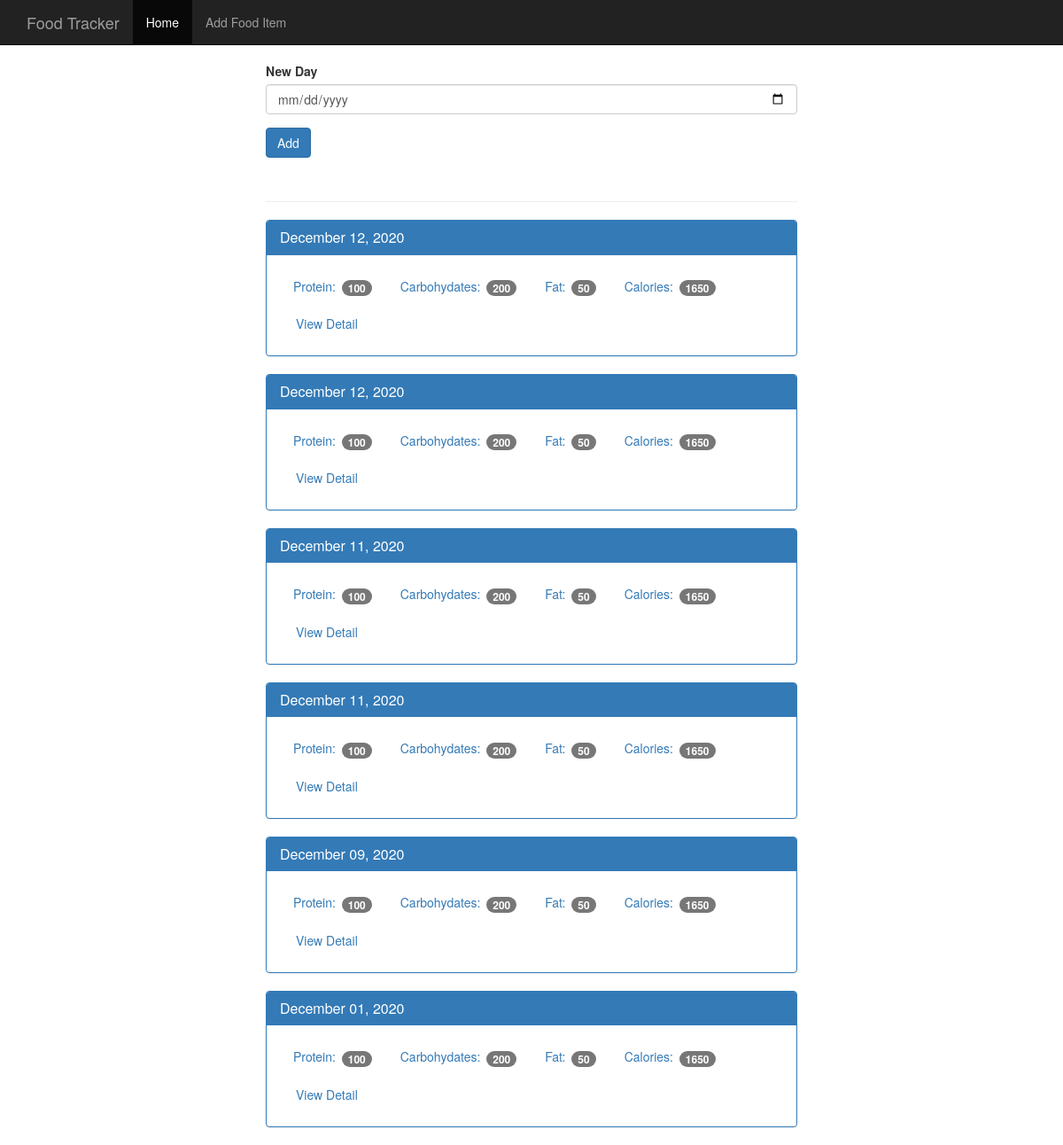
Before: / with the older database file.
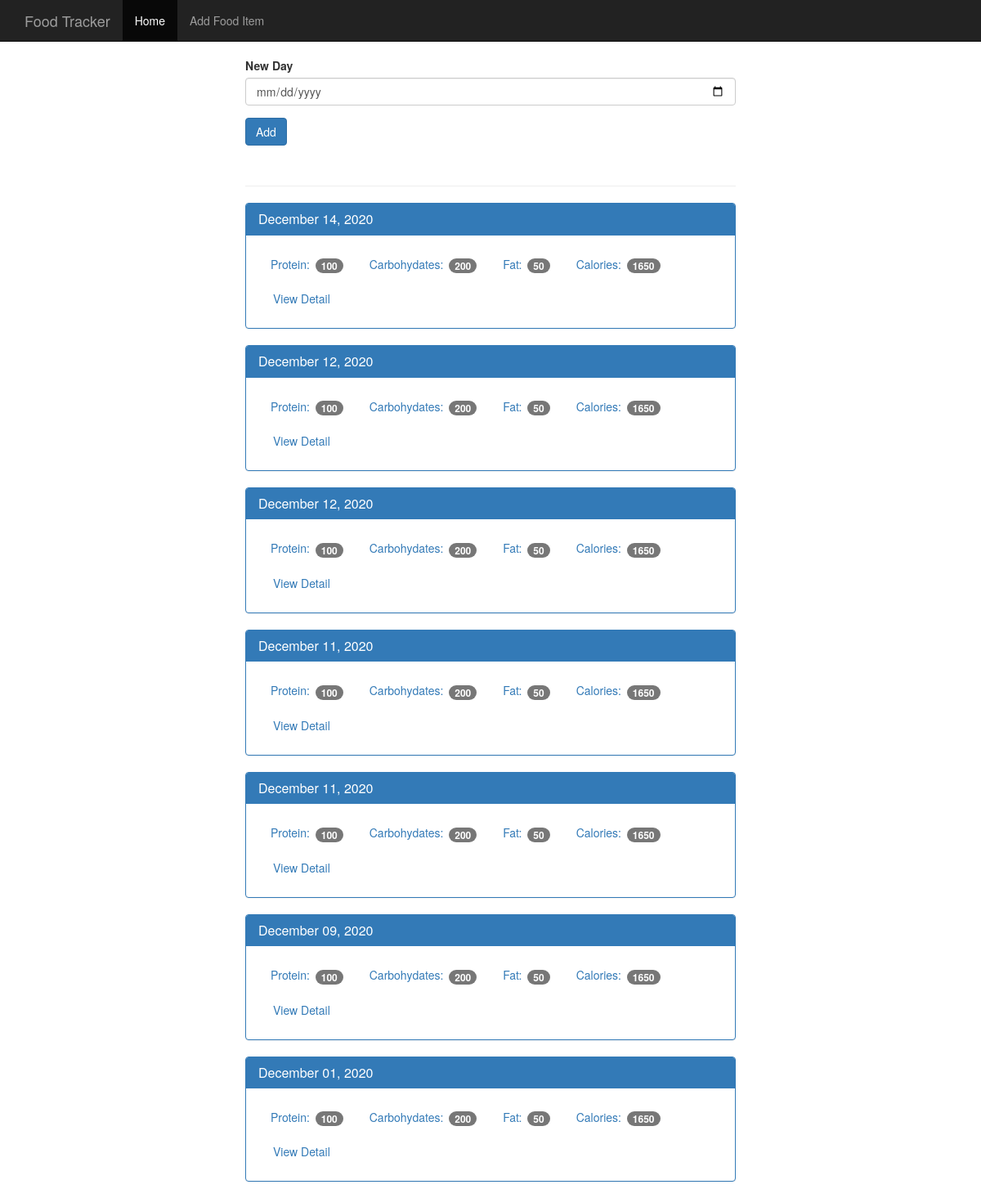
After: the same page with the newer database file.
### tables this page shows
CREATE TABLE log_date (
    id integer primary key autoincrement,
    entry_date date not null
);

### app.py (the view)
@app.route('/', methods=['POST','GET'])
def index():
    db = get_db()
    if request.method == 'POST':
        date = request.form['date'] #assuming the date is in YYYY-MM-DD format
        dt = datetime.strptime(date, '%Y-%m-%d')
        database_date = datetime.strftime(dt, '%Y%m%d')
        db.execute('insert into log_date (entry_date) values (?)', [database_date])
        db.commit()
    cur = db.execute('select entry_date from log_date order by entry_date desc')
    results = cur.fetchall()
    date_results = []
    for i in results:
        single_date = {}
        single_date['entry_date'] = i['entry_date']
        d = datetime.strptime(str(i['entry_date']),'%Y%m%d')
        single_date['pretty_date'] = datetime.strftime(d,'%B %d, %Y')
        date_results.append(single_date)
    return render_template('home.html', results = date_results)

### app.py (called while the page is built)
def connect_db():
    sql = sqlite3.connect('d:/pythondev/foodtrackerapp/food_log.db')
    sql.row_factory = sqlite3.Row
    return sql

def get_db():
    if not hasattr(g, 'sqlite_db'):
        g.sqlite_db = connect_db()
    return g.sqlite_db

### templates/home.html (shortened to what this page needs)
<!DOCTYPE html>
<html lang="en">
  <head>
    <link href="{{ url_for('static', filename='bootstrap.min.css') }}" rel="stylesheet">
    <link href="{{ url_for('static', filename='theme.css') }}" rel="stylesheet">
  </head>
  <body>
    <nav class="navbar navbar-inverse navbar-fixed-top">
      <div class="container">
        <div class="navbar-header">
          <a class="navbar-brand" href="#">Food Tracker</a>
        </div>
        <div id="navbar" class="navbar-collapse collapse">
          <ul class="nav navbar-nav">
            <li class="active"><a href="/">Home</a></li>
            <li><a href="/add_food">Add Food Item</a></li>
          </ul>
        </div>
      </div>
    </nav>
    <div class="container theme-showcase col-sm-6 col-sm-offset-3" role="main">
      <div class="row">
        <div>
          <form method="POST" action="/">
            <div class="form-group">
              <label for="new-day">New Day</label>
              <input type="date" class="form-control" name="date" id="new-day">
            </div>
            <button type="submit" class="btn btn-primary">Add</button>
          </form>
          <div class="page-header"></div>
          {% for r in results %}
          <div class="panel panel-primary">
            <div class="panel-heading">
              <h3 class="panel-title">{{ r.pretty_date }}</h3>
            </div>
            <div class="panel-body">
              <ul class="nav nav-pills" role="tablist">
                <li><a>Protein: <span class="badge">100</span></a></li>
                <li><a>Carbohydates: <span class="badge">200</span></a></li>
                <li><a>Fat: <span class="badge">50</span></a></li>
                <li><a>Calories: <span class="badge">1650</span></a></li>
                <li><a href="{{ url_for('view',date=r.entry_date)}}" type="button" class="btn btn-link">View Detail</a></li>
              </ul>
            </div>
          </div>
          {% endfor %}
        </div>
      </div>
    </div>
  </body>
</html>

### static/theme.css (style rules this page uses)
body { padding-top: 70px; padding-bottom: 30px; }

Changed rows visible on the page:
added log_date: pretty_date "December 14, 2020"
